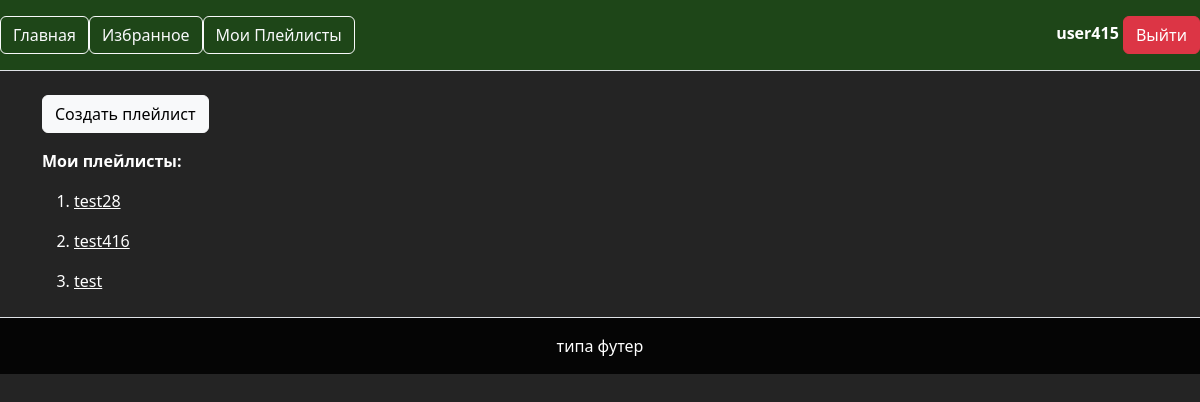
The page /my_playlists/ (signed in) on the database its author committed.
### kAboom/models.py (models this page shows)
class Playlist(models.Model):
    track = models.ManyToManyField(Track)
    name = models.CharField(max_length=120)
    favorite = models.ManyToManyField(UserProfile)
    maker = models.ForeignKey(UserProfile, on_delete=models.CASCADE, related_name='favorite', null=True)

### kAboom/views.py (the view)
# urls.py: path('my_playlists/', views.my_playlists, name='my_playlists'),
@login_required
def my_playlists(request):
    playlists = Playlist.objects.filter(maker_id=request.user.id)
    context = {
        'playlists': playlists,
    }
    return render(request, 'kAboom/my_playlists.html', context)

### kAboom/templates/kAboom/my_playlists.html (shortened to what this page needs)
{% extends 'kAboom/base.html' %}
{% block content %}
    <p><a href="{% url 'kAboom:playlist_creation' %}"><button type="button" class="btn btn-light">Создать плейлист</button></a></p>
    {% if playlists %}
    <p><strong>Мои плейлисты:</strong></p>
        <ol>
        {% for playlist in playlists %}
            <li><p><a href="{% url 'kAboom:playlist_detail' playlist.id %}">{{ playlist.name }}</a></p></li>
        {% endfor %}
        </ol>
    {% else %}
        <p><strong>Нет плейлистов</strong></p>
    {% endif %}
{% endblock %}

### kAboom/templates/kAboom/base.html (shortened to what this page needs)
{% load static %}
<!DOCTYPE html>
<html lang="en">
<head>
    <link rel="stylesheet" type="text/css" href="{% static 'kAboom/css/bootstrap.min.css' %}">
    <link rel="stylesheet" type="text/css" href="{% static 'kAboom/css/dark_theme.css' %}">
</head>
<body>
<header class="d-flex flex-wrap align-items-center justify-content-center justify-content-md-between py-3 mb-4 border-bottom">
    <ul class="nav col-12 col-md-auto mb-2 justify-content-center mb-md-0">
        <a href="/" class="navbar-brand"><button type="button" class="btn btn-outline-light">Главная</button></a>
        {% if user.is_authenticated %}
            <li><a href="{% url 'kAboom:favorites' user.id %}"><button type="button" class="btn btn-outline-light">Избранное</button></a></li>
            <li><a href="{% url 'kAboom:my_playlists' %}"><button type="button" class="btn btn-outline-light">Мои Плейлисты</button></a></li>
            </ul>
            <div class="col-md-3 text-end">
            <strong>{{ user.username }}</strong>
            <a href="{% url 'kAboom:logout' %}"><button type="button" class="btn btn-danger">Выйти</button></a>
            </div>
        {% else %}
            </ul>
            <div class="col-md-3 text-end">
            <a href="{% url 'kAboom:login' %}"><button type="button" class="btn btn-outline-success">Войти</button></a>
            <a href="{% url 'kAboom:registration' %}"><button type="button" class="btn btn-primary">Регистрация</button></a>
            </div>
        {% endif %}
</header>
    <div class="container">
        {% block content%}
        {% endblock %}
    </div>
    <footer class="d-flex flex-wrap justify-content-between align-items-center py-3 my-4 border-top">
        <div class="col text-center">типа футер</div>
    </footer>
</body>
</html>

### kAboom/static/kAboom/css/dark_theme.css (style rules this page uses)
body { color: white; background-color: rgba(0,0,0,0.86); }
a { color: white; text-decoration: underline; }
header { background-color: rgba(30,76,23,0.86); }
footer { color: white; background-color: rgba(0,0,0,0.86); }

### rows shown on the page
Playlist: name "test28"
Playlist: name "test416"
Playlist: name "test"

### other values the page prints
{{ user.username }} "user415"
